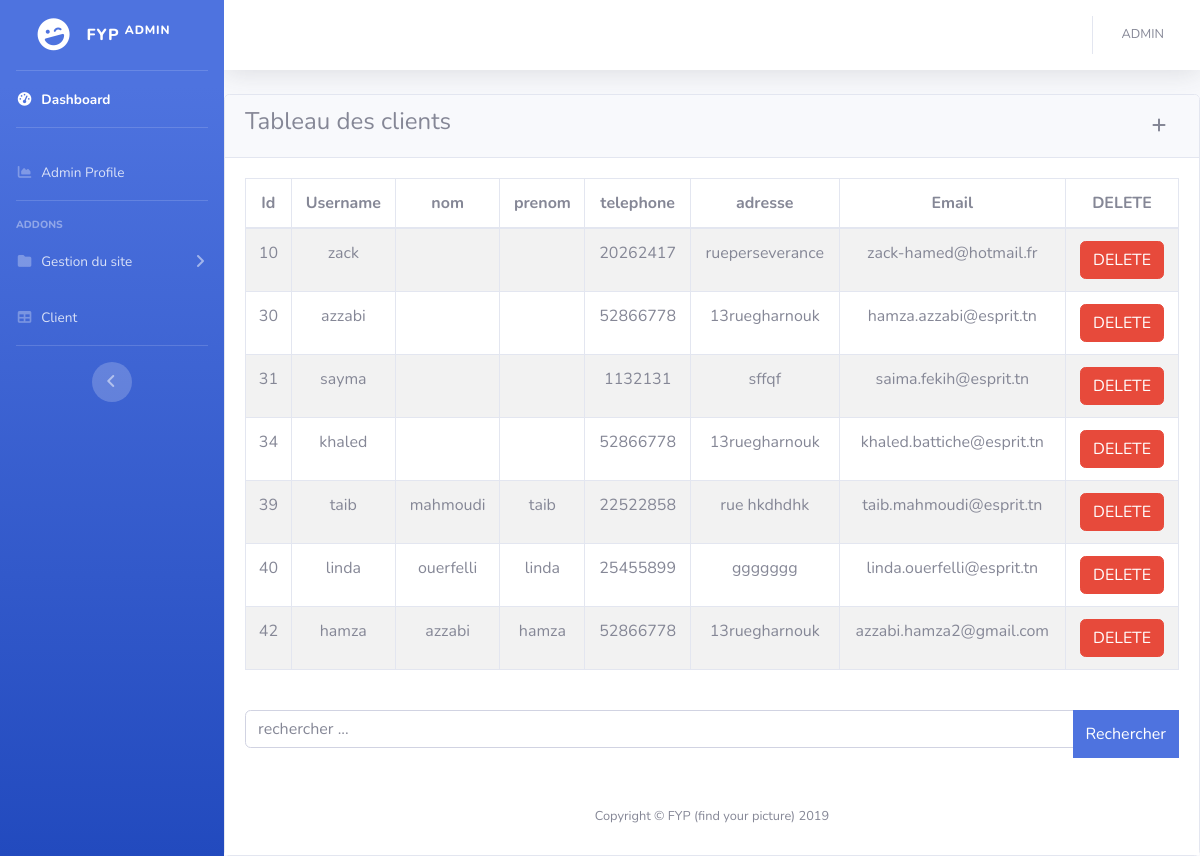
/back/view/tableclient.php (signed in), run on the app's committed database.
### tables this page shows
CREATE TABLE IF NOT EXISTS `client` (
  `id_client` int(8) NOT NULL AUTO_INCREMENT,
  `username` varchar(10) NOT NULL,
  `nom` varchar(255) NOT NULL,
  `prenom` varchar(255) NOT NULL,
  `password` varchar(255) NOT NULL,
  `email` varchar(255) NOT NULL,
  `adresse` varchar(255) NOT NULL,
  `codepostal` int(4) NOT NULL,
  `telephone` int(8) NOT NULL,
  `confirmation_token` varchar(60) DEFAULT NULL,
  `confirmed_at` datetime DEFAULT NULL,
  `type` varchar(255) NOT NULL,
  PRIMARY KEY (`id_client`)
);

### back/view/tableclient.php (the view, shortened to what this page needs)
<?php
include('includes/header.php');
include('includes/navbar.php');
?>
<?php
if (isset($_POST['search'])) {
	$valueToSearch = $_POST['valueToSearch'];
	$query = "SELECT * FROM client WHERE CONCAT(id_client, username, nom, prenom,email, adresse, telephone, password) LIKE '%" . $valueToSearch . "%'";
	$search_result = filterTable($query);
} else {
	$query = "SELECT * FROM client";
	$search_result = filterTable($query);
}
function filterTable($query)
{
	$connect = mysqli_connect("localhost", "root", "", "fyp");
	$filter_Result = mysqli_query($connect, $query);
	return $filter_Result;
}
?>
<div class="card">
	<div class="card-header">
		<span class="table-add float-right">
			<a href="#!" class="btn btn-icon"><i class="fa fa-plus fa-1x" aria-hidden="true"></i></a>
		</span>
		<h4>Tableau des clients</h4>
	</div>
	<div class="card-body">
		<div id="table" class="table-responsive table-editable">
			<table class="table table-bordered table-responsive-md table-striped text-center mb-0 text-nowrap">
				<thead>
					<tr>
						<th class="text-center">Id</th>
						<th class="text-center">Username</th>
						<th class="text-center">nom</th>
						<th class="text-center">prenom</th>
						<th class="text-center">telephone</th>
						<th class="text-center">adresse</th>
						<th class="text-center">Email</th>
						<th>DELETE </th>
					</tr>
				</thead>
				<tbody>
					<?PHP while ($row = mysqli_fetch_array($search_result)) :
						?>
						<tr>
							<td><?PHP echo $row['id_client']; ?></td>
							<td><?PHP echo $row['username']; ?></td>
							<td><?PHP echo $row['nom']; ?></td>
							<td><?PHP echo $row['prenom']; ?></td>
							<td><?PHP echo $row['telephone']; ?></td>
							<td><?PHP echo $row['adresse']; ?></td>
							<td><?PHP echo $row['email']; ?></td>
							<td>
								<form action="" method="post">
									<button type="submit" name="delete_btn" class="btn btn-danger"> DELETE</button>
								</form>
							</td>
						</tr>
					<?php endwhile;
					?>
				</tbody>
			</table>
		</div>
	</div>
	<form method="POST" action="tableclient.php">
		<div class="card-body">
			<div class="input-group">
				<input class="form-control btl-2 bbl-2" type="text" name="valueToSearch" placeholder="rechercher ... ">
				<div class="input-group-append">
					<input type="submit" name="search" value="Rechercher" class="btn btn-primary btr-2 bbr-2">
					<br><br>
				</div>
			</div>
		</div>
	</form>
		<?php
		include('includes/footer.php');
		?>

### data on the page
client: id_client "10", username "zack", telephone "20262417", adresse "rueperseverance", email "zack-hamed@hotmail.fr"
client: id_client "30", username "azzabi", telephone "52866778", adresse "13ruegharnouk", email "hamza.azzabi@esprit.tn"
client: id_client "31", username "sayma", telephone "1132131", adresse "sffqf", email "saima.fekih@esprit.tn"
client: id_client "34", username "khaled", telephone "52866778", adresse "13ruegharnouk", email "khaled.battiche@esprit.tn"
client: id_client "39", username "taib", nom "mahmoudi", prenom "taib", telephone "22522858", adresse "rue hkdhdhk", email "taib.mahmoudi@esprit.tn"
client: id_client "40", username "linda", nom "ouerfelli", prenom "linda", telephone "25455899", adresse "ggggggg", email "linda.ouerfelli@esprit.tn"
client: id_client "42", username "hamza", nom "azzabi", prenom "hamza", telephone "52866778", adresse "13ruegharnouk", email "azzabi.hamza2@gmail.com"
